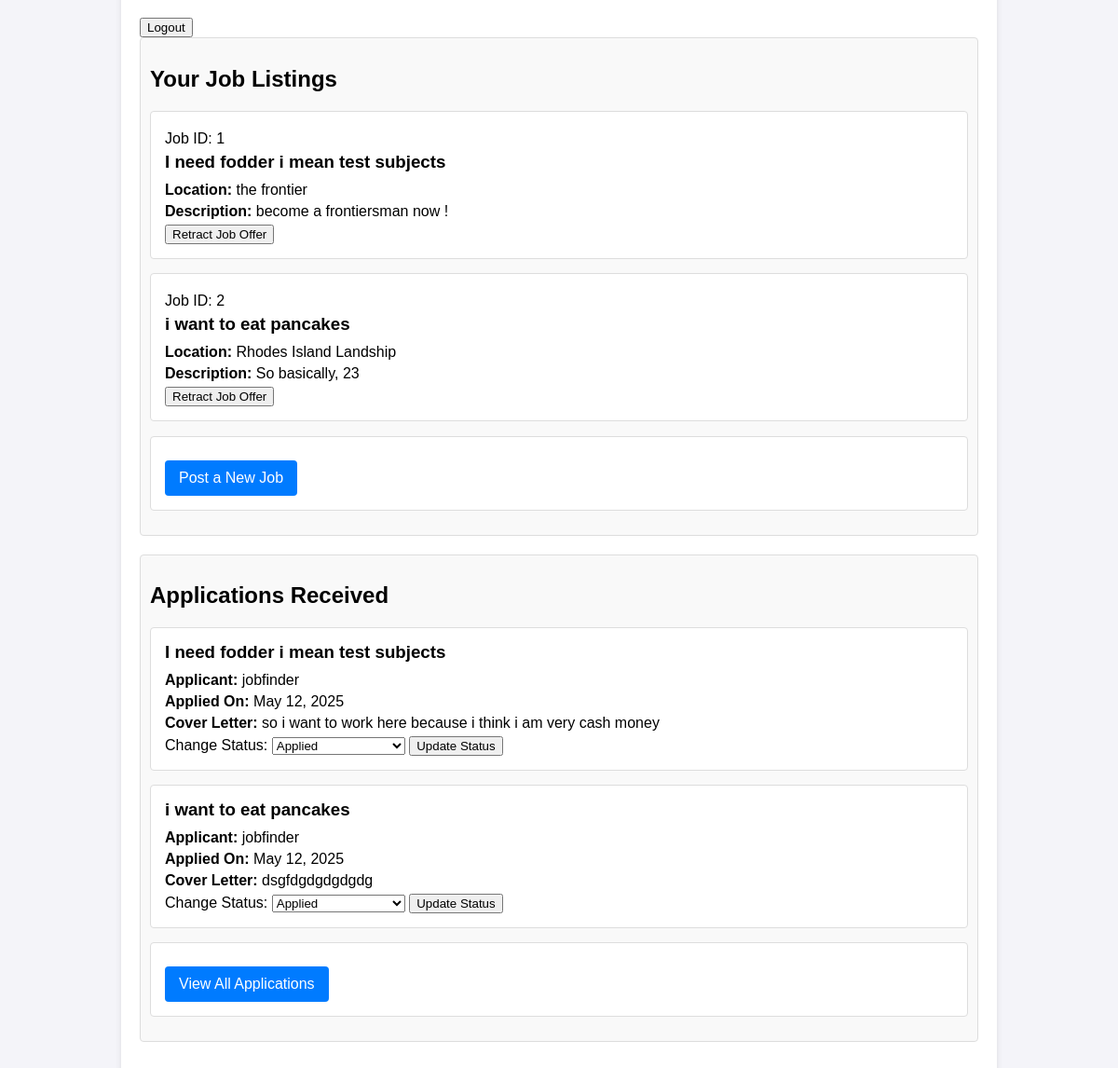
The page /employer-dashboard/ (signed in, lower part) on the database as committed earlier.
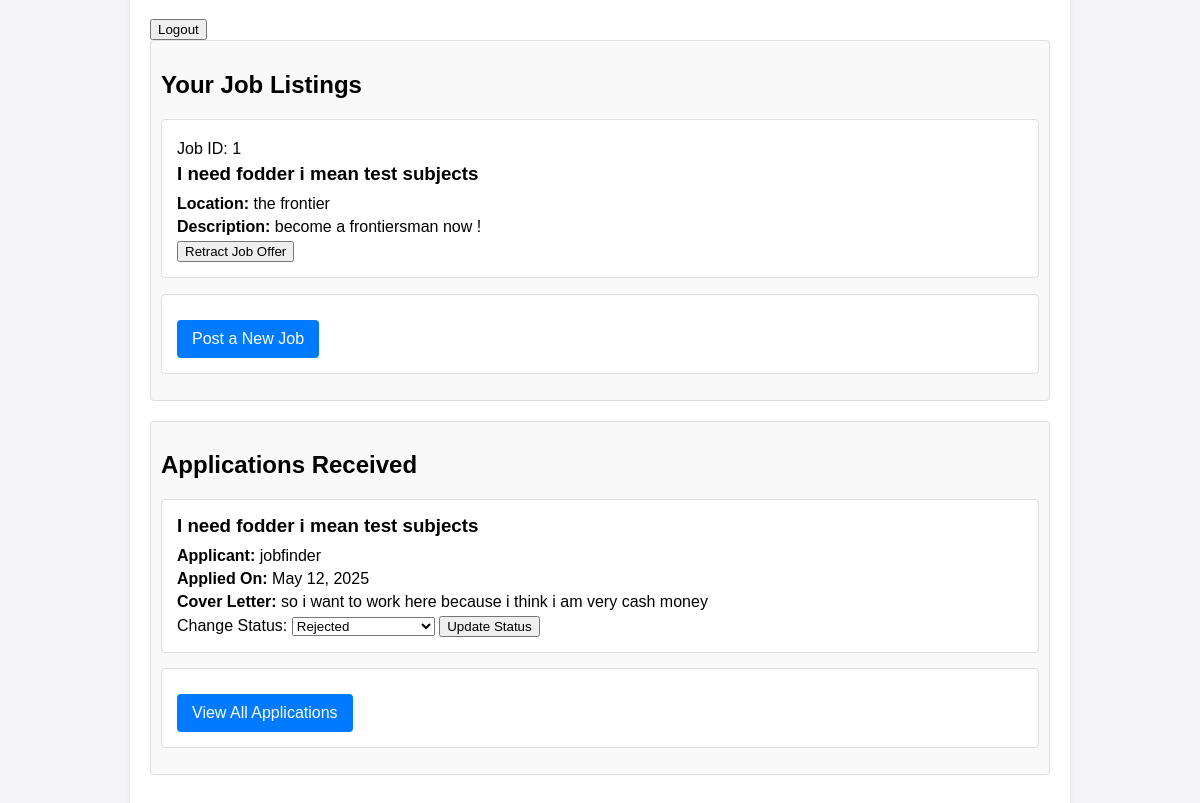
The same page on the database as committed later.
### backend/models.py (models this page shows, shortened)
class JobListing(models.Model):
    employer = models.ForeignKey(Employer, on_delete=models.CASCADE)
    title = models.CharField(max_length=255)  # Job title
    description = models.TextField()  # Detailed job description
    location = models.CharField(max_length=255)  # Job location
    skills_required = models.TextField()  # Required skills
    is_felony_ok = models.BooleanField(default=False)  # Explicitly felony-friendly position
    created_at = models.DateTimeField(auto_now_add=True)  # Auto-set when created
    expires_at = models.DateTimeField()  # Job posting expiration date
    salary_range = models.CharField(max_length=100, blank=True)  # Optional salary info
    job_type = models.CharField(max_length=50, choices=[
        ('full_time', 'Full Time'),
        ('part_time', 'Part Time'),
        ('contract', 'Contract'),
        ('temporary', 'Temporary'),
    ])

class Application(models.Model):
    job = models.ForeignKey(JobListing, on_delete=models.CASCADE)
    applicant = models.ForeignKey(JobSeeker, on_delete=models.CASCADE)
    applied_at = models.DateTimeField(auto_now_add=True)  # Auto-set application date
    status = models.CharField(max_length=50, choices=[
        ('applied', 'Applied'),
        ('reviewed', 'Reviewed'),
        ('interview', 'Interview Scheduled'),
        ('hired', 'Hired'),
        ('rejected', 'Rejected')
    ], default='applied')
    is_anonymous = models.BooleanField(default=False)  # Privacy option
    cover_letter = models.TextField(blank=True)  # Optional cover letter

class JobSeeker(models.Model):
    user = models.OneToOneField(User, on_delete=models.CASCADE, null=True, blank=True, related_name='job_seeker')
    skills = models.TextField(help_text="List your skills separated by commas")
    experience = models.TextField(blank=True)  # Work history can be left blank
    certifications = models.TextField(blank=True)  # Any professional certifications
    ready_to_work = models.BooleanField(default=False)  # Availability status
    anonymous_profile = models.BooleanField(default=False)  # Privacy option
    success_story = models.TextField(blank=True)  # Optional success narrative
    resume = models.FileField(upload_to='resumes/', blank=True)  # Upload resume

### backend/views.py (the view)
# urls.py: path('employer-dashboard/', views.employer_dashboard, name='employer_dashboard'),
@login_required
def employer_dashboard(request):
    if not hasattr(request.user, 'employer'):  # Only employers allowed
        return redirect('profile_type')
    employer = request.user.employer  # Get employer profile
    job_listings = JobListing.objects.filter(employer=employer)
    applications = Application.objects.filter(job__in=job_listings)
    context = {
        'employer': employer,  # Employer data
        'job_listings': job_listings,  # Their posted jobs
        'applications': applications,  # Applications received
    }
    return render(request, 'employer_dashboard.html', context)

### templates/employer_dashboard.html (shortened to what this page needs)
<!DOCTYPE html>
<html lang="en">
<head>
</head>
<body>
    <div class="container">
        <form method="POST" action="{% url 'logout' %}" style="display: inline;">
            <button type="submit" class="logout-button">Logout</button>
        </form>
        <div class="job-listings">
            <h2>Your Job Listings</h2>
            {% if job_listings %}
                <ul>
                    {% for job in job_listings %}
                        <li>
                            <p>Job ID: {{ job.id }}</p>
                            <h3>{{ job.title }}</h3>
                            <p><strong>Location:</strong> {{ job.location }}</p>
                            <p><strong>Description:</strong> {{ job.description|truncatewords:20 }}</p>
                            <form method="POST" action="{% url 'delete_job' job.id %}" style="display: inline;">
                                <button type="submit" class="delete-button">Retract Job Offer</button>
                            </form>
                        </li>
                    {% endfor %}
                </ul>
            {% else %}
                <p class="no-data">You have not posted any jobs yet.</p>
            {% endif %}
            <ul>
                <li>
                    <a href="{% url 'post_job' %}">Post a New Job</a>
                </li>
            </ul>
        </div>
        <div class="applications">
            <h2>Applications Received</h2>
            {% if applications %}
                <ul>
                    {% for application in applications %}
                        <li>
                            <h3>{{ application.job.title }}</h3>
                            <p><strong>Applicant:</strong> {{ application.applicant.user.username }}</p>
                            <p><strong>Applied On:</strong> {{ application.applied_at|date:"F j, Y" }}</p>
                            <p><strong>Cover Letter:</strong> {{ application.cover_letter|truncatewords:20 }}</p>
                            <form method="POST" action="{% url 'change_application_status' application.id %}" style="display: inline;">
                                <label for="status-{{ application.id }}">Change Status:</label>
                                <select name="status" id="status-{{ application.id }}">
                                    <option value="applied" {% if application.status == 'applied' %}selected{% endif %}>Applied</option>
                                    <option value="rejected" {% if application.status == 'rejected' %}selected{% endif %}>Rejected</option>
                                </select>
                                <button type="submit" class="status-button">Update Status</button>
                            </form>
                        </li>
                    {% endfor %}
                    <li>
                        <a href="{% url 'view_applications' %}">View All Applications</a>
                    </li>
                </ul>
            {% else %}
                <p class="no-data">No applications received yet.</p>
            {% endif %}
        </div>
    </div>
</body>
</html>

### templates/employer_dashboard.html (style rules this page uses)
body { font-family: Arial, sans-serif; margin: 0; padding: 0; background-color: #f4f4f9; }
.container { max-width: 900px; margin: 20px auto; padding: 20px; background: #fff; border-radius: 8px; box-shadow: 0 4px 6px rgba(0, 0, 0, 0.1); }
.profile-info, .job-listings, .applications { margin-bottom: 20px; padding: 10px; background: #f9f9f9; border: 1px solid #ddd; border-radius: 4px; }
.profile-info p, .job-listings p, .applications p { margin: 5px 0; }
.job-listings ul, .applications ul { list-style: none; padding: 0; }
.job-listings li, .applications li { margin-bottom: 15px; padding: 15px; background: #fff; border: 1px solid #ddd; border-radius: 4px; }
.job-listings li h3, .applications li h3 { margin: 0 0 10px; }
.job-listings li a, .applications li a { display: inline-block; margin-top: 10px; padding: 10px 15px; background: #007bff; color: #fff; text-decoration: none; border-radius: 4px; }

Rows that differ between the two databases and show on the page:
removed JobListing: id "2", title "i want to eat pancakes", location "Rhodes Island Landship", description "So basically, 23"
removed Application: job "i want to eat pancakes", applicant.user.username "jobfinder", applied_at "May 12, 2025", cover_letter "dsgfdgdgdgdgdg", status "Applied"
changed Application "so i want to work here because i think i am very cash money": status "Applied" → "Rejected"
